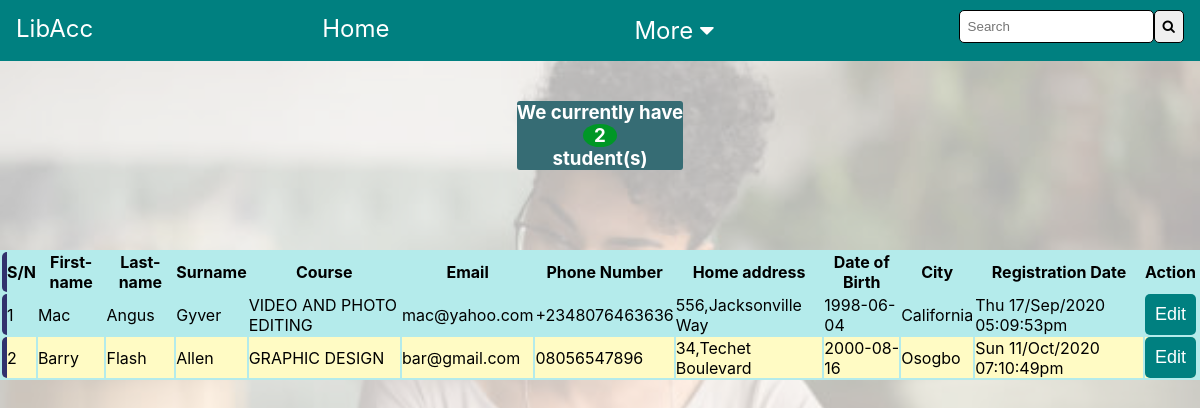
/student-list.php (signed in), run on the app's committed database.
### tables this page shows
CREATE TABLE `reg` (
  `id` int(11) NOT NULL,
  `f-name` varchar(255) NOT NULL,
  `l-name` varchar(255) NOT NULL,
  `sname` varchar(255) NOT NULL,
  `course` varchar(255) NOT NULL,
  `email` varchar(255) NOT NULL,
  `phone` varchar(255) NOT NULL,
  `home-address` varchar(255) NOT NULL,
  `dob` varchar(255) NOT NULL,
  `city` varchar(255) NOT NULL,
  `password` varchar(255) NOT NULL,
  `reg_time` timestamp NOT NULL DEFAULT CURRENT_TIMESTAMP ON UPDATE CURRENT_TIMESTAMP
);

### student-list.php (the view, shortened to what this page needs)
<?php
include 'config.php';
$sql="SELECT * FROM `reg`";
$query = mysqli_query($con,$sql);
$sql1 ="SELECT COUNT(`id`) as linartotal FROM `reg`";
$query1 =  mysqli_query($con,$sql1);
$row = mysqli_fetch_assoc($query1);
?>
<!DOCTYPE html>
<html lang="en">
<head>
    <link rel="stylesheet" href="https://cdnjs.cloudflare.com/ajax/libs/font-awesome/4.7.0/css/font-awesome.min.css">
    <link rel="stylesheet" href="student-list.css">
</head>
<body>
<nav>
    <a href="#">LibAcc</a>
    <a href="dashboard.php">Home</a>
    <div class="drop-down">
        <button>More  <i class="fa fa-caret-down"></i></button>
    </div>
    <div class="nav-search">
    <input type="search" name="" id="search" placeholder="Search"><button><i class="fa fa-search"></i></button>
</div>
</nav>
<div class="container">
<div class="head">
<h3>We currently have <div class="figure"><?php echo $row['linartotal'];   ?></div> student(s)</h3>
</div>
<div class="first">
<table>
    <thead>
<tr>
<th>S/N</th>
<th>First-name</th>
<th>Last-name</th>
<th>Surname</th>
<th>Course</th>
<th>Email</th>
<th>Phone Number</th>
<th>Home address</th>
<th>Date of Birth</th>
<th>City</th>
<th>Registration Date</th>
<th>Action</th>
</tr>
    </thead>
<tbody>
<?php
while ($row = mysqli_fetch_assoc($query)) {
  ?>
<tr>
<td><?php echo $row['id'];?></td>
<td><?php echo $row['f-name']; ?></td>
<td><?php echo $row['l-name']; ?></td>
<td><?php echo $row['sname']; ?></td>
<td><?php echo $row['course']; ?></td>
<td><?php echo $row['email']; ?></td>
<td><?php echo $row['phone']; ?></td>
<td><?php echo $row['home-address']; ?></td>
<td><?php echo $row['dob']; ?></td>
<td><?php echo $row['city']; ?></td>
<td><?php $regtime=$row['reg_time']; $date=date_create($regtime); echo date_format($date,"D d/M/Y h:m:ia"); ?></td>
<td><button><a href="edit-student.php?id=<?php echo $row['id'] ?>">Edit</a></button></td>
</tr>
<?php } ?>
</tbody>
</table>
</div>
</div>
</body>
</html>

### student-list.css (style rules this page uses)
* { box-sizing: border-box; margin: 0; padding: 0; }
body { font-family: -apple-system, BlinkMacSystemFont, 'Segoe UI', Roboto, Oxygen, Ubuntu, Cantarell, 'Open Sans', 'Helvetica Neue', sans-serif; }
nav { display: flex; justify-content: space-between; overflow: hidden; background-color: teal; position: relative; z-index: 1; }
nav a { float: left; font-size: 24px; color: white; text-align: center; padding: 14px 16px; text-decoration: none; }
.drop-down { float: left; }
.drop-down, .drop-down button, .nav-search { font-size: 24px; border: none; outline: none; color: white; padding: 8px 16px; background-color: inherit; font-family: inherit; margin: 0; }
#search, .nav-search button { padding: 8px; border-radius: 5px; border: thin solid; }
.nav-search button { cursor: pointer; }
.container::before { content: ""; position: fixed; background-image: url(img/studentlist.jpeg); background-attachment: fixed; background-position: center; background-repeat: no-repeat; background-size: cover; filter: opacity(0.3); width: 500%; height: 500%; }
.container { display: grid; justify-content: center; align-items: center; text-align: center; }
.container a { text-decoration: none; font-size: large; color: white; }
.container button { border-radius: 5px; outline: thick ; max-width: 100%; border: thick; padding: 10px; background: teal; }
.head { max-width: 100%; max-height: 100%; background: rgb(54, 108, 116); margin: auto; border-radius: 3px; color: white; margin-top: 5vh; position: relative; }
.figure { background: rgb(0, 151, 38); margin: auto; max-width: 20%; max-height: 20%; border-radius: 50%; }
.first { display: flex; overflow-x: auto; position: relative; }
table { background-color: rgb(180, 235, 235); margin-top: 10vh; position: relative; }
table tbody tr { text-align: left; }
table thead tr { text-align: center; }
table tbody tr:nth-of-type(even) { background-color: rgb(255, 251, 196); }
table tbody tr td:first-of-type, table thead tr th:first-of-type { border-top-left-radius: 5px; border-bottom-left-radius: 5px; border-left: 5px solid rgb(49, 49, 109); }
table tbody tr td:last-of-type, table tbody tr th:last-of-type { border-top-right-radius: 5px; border-bottom-right-radius: 5px; }

### data on the page
reg: id "1", value "Mac", value "Angus", sname "Gyver", course "VIDEO AND PHOTO EDITING", email "mac@yahoo.com", phone "+2348076463636", value "556,Jacksonville Way", dob "1998-06-04", city "California", reg_time "Thu 17/Sep/2020 05:09:53pm"
reg: id "2", value "Barry", value "Flash", sname "Allen", course "GRAPHIC DESIGN", email "bar@gmail.com", phone "08056547896", value "34,Techet Boulevard", dob "2000-08-16", city "Osogbo", reg_time "Sun 11/Oct/2020 07:10:49pm"

### other printed values
$row['linartotal'] "2"
